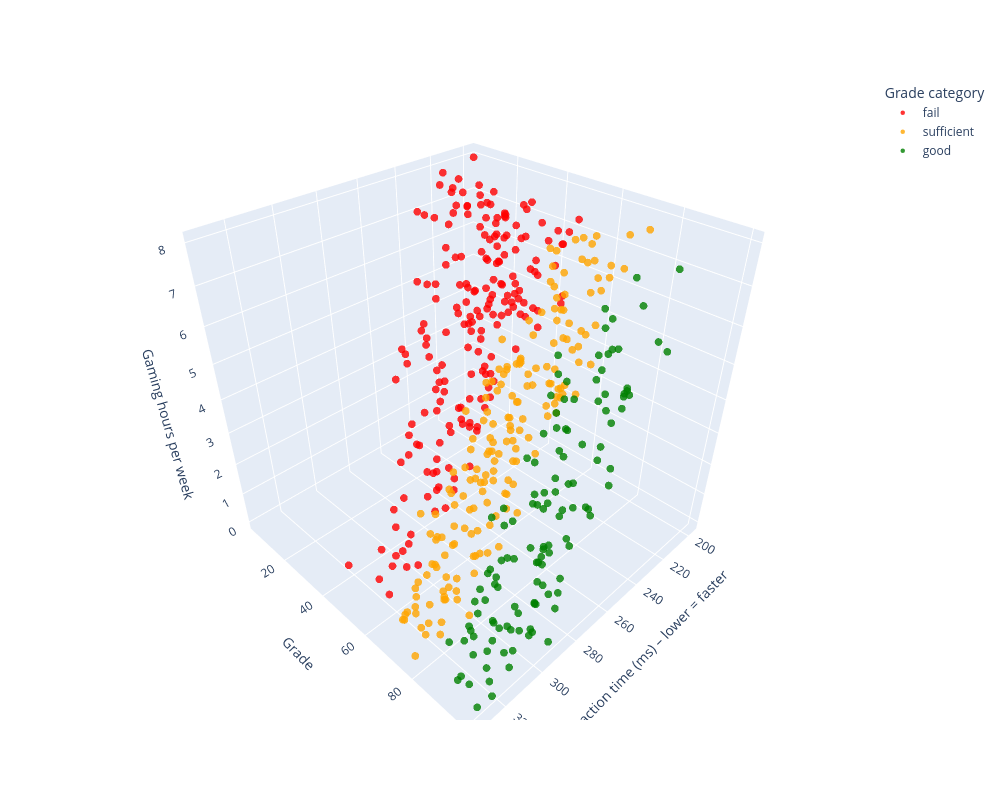

The notebook cell saved with this chart:
### Markdown cell above
## Gaming and response time

The second argument that we bring for the balanced lifestyle perspective is that spending more time gaming will reduce grades, but may improve response times which in turn will improve eduaction performance. This is based on the research of https://link.springer.com/article/10.1186/s12909-020-02416-7, who found that higher response times improve cognitive performance. https://link.springer.com/article/10.1186/s12909-020-02416-7 proved that gaming improves response times. This means that gaming would improve

### Code cell
#| class: col-page-right

%run ../plots/gaming_stats_3d.ipynb

### Figure 1 — Plotly figure (JSON) as saved in the notebook; plotly's stock layout.template omitted (floating-point values rounded to 4 significant figures; data arrays with more than 128 entries replaced by an {"elided": "..."} marker saying what was removed)
{"data": [{"customdata": {"elided": "195x3 mixed values"}, "hovertemplate": "Grade category: fail<br>Reaction time (ms): %{x}<br>Grade: %{y}<br>Gaming hours/week: %{z}<br>Study hours/week: %{customdata[0]}<br>Study hours category: %{customdata[1]}<extra></extra>", "marker": {"color": "red", "opacity": 0.8, "size": 4.5}, "mode": "markers", "name": "fail", "type": "scatter3d", "x": {"elided": "195 float values"}, "y": {"elided": "195 float values"}, "z": {"elided": "195 float values"}}, {"customdata": {"elided": "179x3 mixed values"}, "hovertemplate": "Grade category: sufficient<br>Reaction time (ms): %{x}<br>Grade: %{y}<br>Gaming hours/week: %{z}<br>Study hours/week: %{customdata[0]}<br>Study hours category: %{customdata[1]}<extra></extra>", "marker": {"color": "orange", "opacity": 0.8, "size": 4.5}, "mode": "markers", "name": "sufficient", "type": "scatter3d", "x": {"elided": "179 float values"}, "y": {"elided": "179 float values"}, "z": {"elided": "179 float values"}}, {"customdata": {"elided": "126x3 mixed values"}, "hovertemplate": "Grade category: good<br>Reaction time (ms): %{x}<br>Grade: %{y}<br>Gaming hours/week: %{z}<br>Study hours/week: %{customdata[0]}<br>Study hours category: %{customdata[1]}<extra></extra>", "marker": {"color": "green", "opacity": 0.8, "size": 4.5}, "mode": "markers", "name": "good", "type": "scatter3d", "x": [255.5, 269.7, 248.8, 258.2, 304.4, 257.1, 262.1, 258.6, 275.4, 297.7, 263.1, 325.0, 271.8, 293.4, 290.9, 252.5, 314.3, 296.1, 280.6, 263.5, 324.1, 285.4, 256.9, 287.5, 293.8, 278.0, 291.0, 293.1, 221.1, 268.2, 266.6, 248.5, 299.8, 289.9, 310.6, 292.2, 302.1, 309.5, 322.7, 303.3, 318.2, 242.1, 285.0, 266.6, 293.7, 277.0, 314.0, 302.2, 317.1, 251.0, 278.6, 303.6, 257.7, 302.0, 329.5, 304.9, 282.1, 309.2, 244.8, 297.6, 321.8, 273.2, 280.8, 244.1, 261.5, 226.8, 324.9, 245.3, 309.2, 258.6, 253.6, 309.9, 274.4, 271.9, 310.7, 286.7, 289.8, 289.9, 296.3, 305.8, 238.0, 284.3, 331.3, 239.8, 266.6, 300.8, 241.1, 286.7, 268.8, 282.1, 285.4, 244.1, 300.0, 243.8, 267.7, 242.1, 305.9, 299.8, 290.4, 288.4, 304.2, 276.0, 263.8, 312.2, 284.8, 318.4, 297.6, 288.2, 262.2, 257.0, 247.3, 263.3, 302.7, 284.1, 312.7, 274.2, 301.7, 303.4, 231.6, 270.1, 318.6, 233.3, 268.9, 330.2, 279.6, 294.4], "y": [91.9, 97.21, 94.53, 90.97, 84.61, 86.94, 80.76, 81.9, 91.21, 97.49, 80.03, 93.44, 90.6, 94.92, 94.12, 89.98, 87.32, 80.61, 91.27, 99.33, 100.0, 85.15, 89.02, 99.31, 96.94, 87.19, 91.22, 95.3, 83.74, 81.57, 86.21, 93.6, 83.31, 95.45, 91.7, 100.0, 88.46, 100.0, 100.0, 84.67, 97.05, 87.45, 92.31, 82.77, 83.7, 96.0, 100.0, 100.0, 100.0, 94.77, 83.73, 89.52, 93.23, 100.0, 92.56, 89.36, 86.28, 82.63, 84.12, 92.23, 97.34, 82.84, 89.73, 86.58, 82.19, 94.69, 94.78, 86.08, 97.96, 99.6, 93.36, 84.6, 88.37, 90.19, 86.31, 92.02, 100.0, 84.11, 87.61, 83.59, 99.5, 87.25, 95.12, 83.54, 84.51, 85.98, 81.18, 92.52, 97.68, 96.61, 99.26, 92.41, 84.56, 83.96, 83.08, 82.1, 96.02, 99.15, 81.21, 100.0, 87.89, 99.32, 85.22, 90.98, 100.0, 80.88, 87.65, 84.12, 87.79, 80.1, 93.19, 99.38, 99.28, 91.47, 84.43, 82.96, 92.4, 100.0, 94.08, 86.62, 86.95, 86.04, 97.6, 100.0, 91.09, 100.0], "z": [4.14, 3.17, 5.52, 6.16, 1.11, 4.03, 4.37, 4.28, 2.85, 1.58, 6.24, 0.03, 5.83, 2.46, 1.69, 5.36, 0.59, 1.45, 2.19, 4.18, 0.63, 4.54, 5.81, 1.52, 2.99, 2.95, 2.56, 2.47, 6.54, 5.45, 3.98, 5.02, 3.36, 1.62, 0.58, 0.16, 0.31, 1.48, 0.03, 1.92, 1.97, 6.11, 3.67, 5.0, 2.9, 3.43, 0.51, 1.04, 1.18, 5.45, 4.12, 2.64, 5.23, 1.94, 0.38, 1.87, 3.48, 0.17, 6.57, 0.86, 0.73, 4.67, 2.06, 6.12, 5.18, 7.84, 1.14, 6.02, 0.64, 5.91, 4.79, 1.33, 3.76, 2.84, 1.1, 4.01, 1.17, 2.89, 0.0, 1.46, 6.37, 3.35, 0.83, 6.65, 2.87, 1.77, 5.7, 2.18, 4.51, 4.31, 3.07, 5.37, 0.17, 4.67, 6.02, 6.9, 1.77, 1.75, 3.13, 2.06, 1.84, 3.59, 4.56, 0.25, 2.88, 0.13, 2.33, 1.66, 3.14, 5.42, 5.35, 3.71, 0.9, 1.75, 0.64, 2.69, 0.52, 1.2, 6.25, 4.28, 0.65, 7.54, 2.97, 0.11, 1.9, 1.86]}], "layout": {"height": 800, "legend": {"title": {"text": "Grade category"}}, "margin": {"t": 80}, "scene": {"xaxis": {"title": {"text": "Reaction time (ms) – lower = faster"}}, "yaxis": {"title": {"text": "Grade"}}, "zaxis": {"title": {"text": "Gaming hours per week"}}}, "width": 1000}}
